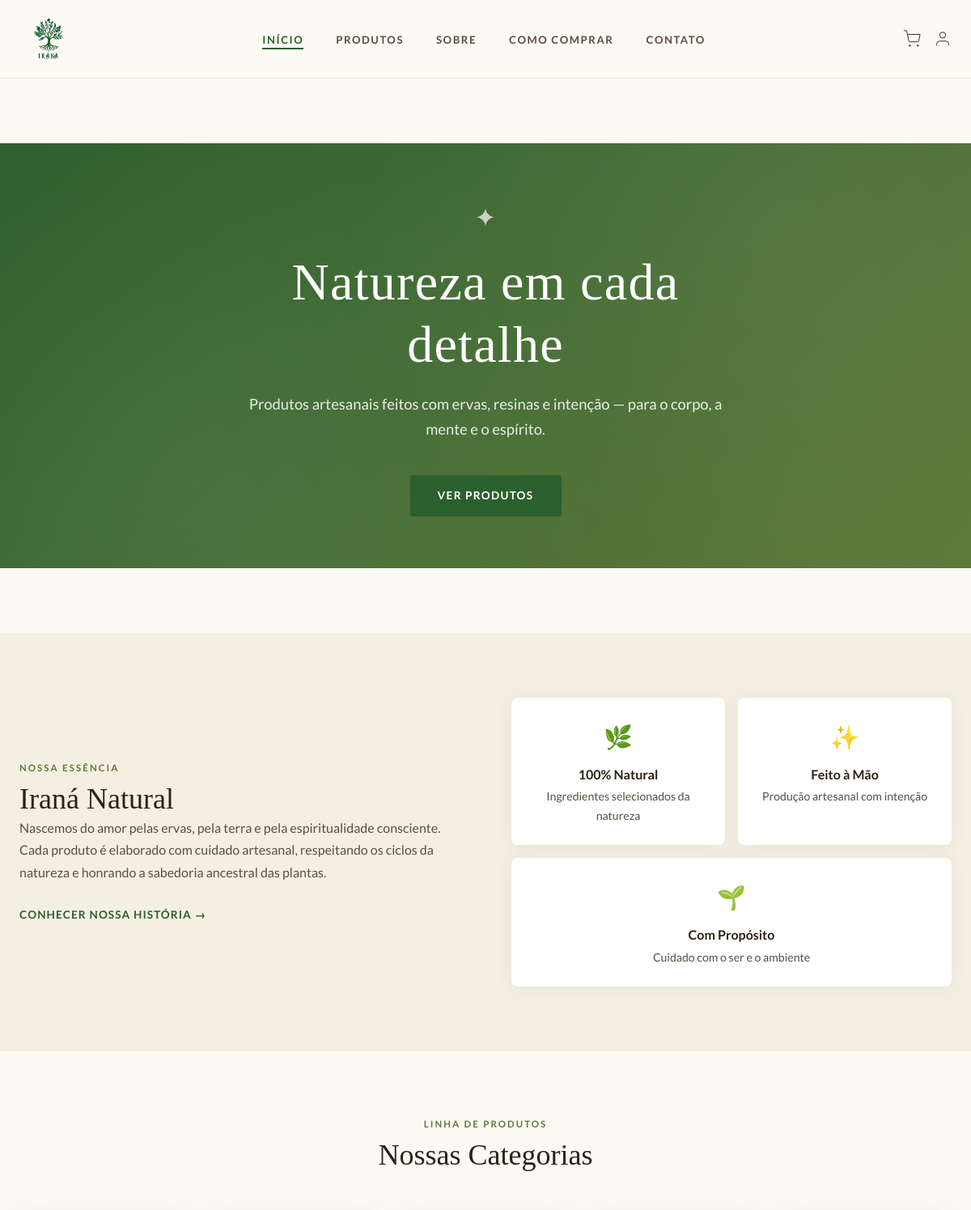
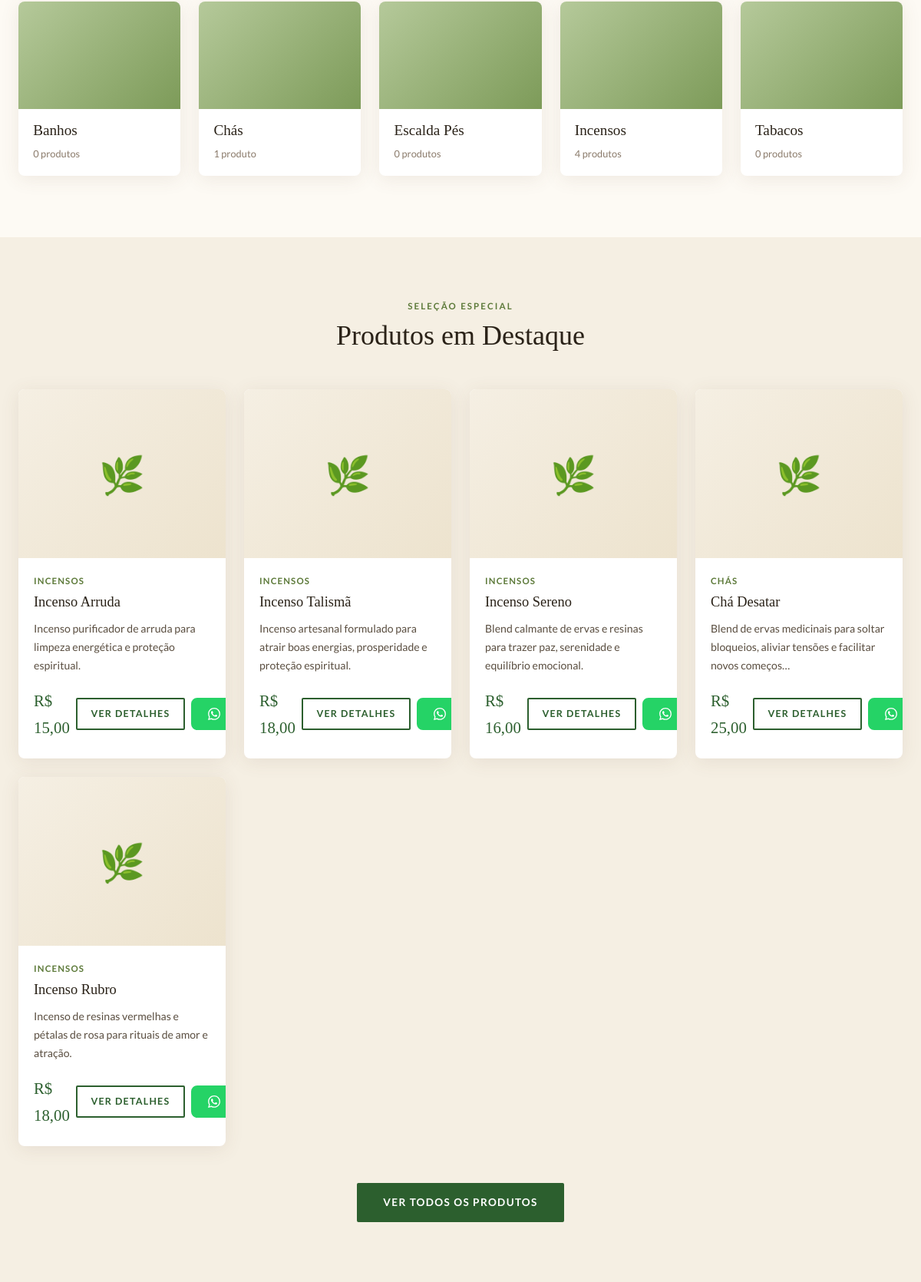
The page / (upper part) on the database its author committed (2 pictures, top to bottom).
### tables this page shows
CREATE TABLE IF NOT EXISTS `categorias` (
  `id` int unsigned NOT NULL AUTO_INCREMENT,
  `nome` varchar(100) NOT NULL,
  `slug` varchar(110) NOT NULL COMMENT 'URL amigável, único',
  `descricao` text,
  `imagem` varchar(255) DEFAULT NULL COMMENT 'Caminho relativo em uploads/categorias/',
  `ativo` tinyint(1) NOT NULL DEFAULT '1',
  `ordem` smallint NOT NULL DEFAULT '0' COMMENT 'Ordem de exibição no site',
  `criado_em` timestamp NOT NULL DEFAULT CURRENT_TIMESTAMP,
  PRIMARY KEY (`id`),
  UNIQUE KEY `uk_categorias_slug` (`slug`),
  KEY `idx_categorias_ativo_ordem` (`ativo`,`ordem`)
);

CREATE TABLE IF NOT EXISTS `produtos` (
  `id` int unsigned NOT NULL AUTO_INCREMENT,
  `categoria_id` int unsigned NOT NULL,
  `nome` varchar(150) NOT NULL,
  `slug` varchar(160) NOT NULL COMMENT 'URL amigável única',
  `sku` varchar(100) DEFAULT NULL COMMENT 'Código interno do produto (opcional)',
  `descricao_curta` text COMMENT 'Exibida em cards e listagens',
  `descricao_completa` text COMMENT 'Exibida na página do produto',
  `composicao` text COMMENT 'Lista de ingredientes/componentes',
  `modo_uso` text,
  `cuidados` text,
  `seo_titulo` varchar(70) DEFAULT NULL COMMENT 'Title tag para SEO (migration v1.1)',
  `seo_descricao` varchar(160) DEFAULT NULL COMMENT 'Meta description para SEO (migration v1.1)',
  `tags` text COMMENT 'Palavras-chave separadas por vírgula (migration v1.1)',
  `preco_venda` decimal(10,2) NOT NULL DEFAULT '0.00',
  `margem_desejada` decimal(5,2) NOT NULL DEFAULT '0.00' COMMENT 'Margem de lucro desejada em %',
  `custo_calculado` decimal(12,4) NOT NULL DEFAULT '0.0000' COMMENT 'Custo calculado via ficha técnica',
  `lucro_calculado` decimal(12,2) NOT NULL DEFAULT '0.00' COMMENT 'preco_venda - custo_calculado',
  `margem_real` decimal(5,2) NOT NULL DEFAULT '0.00' COMMENT 'Margem real em %',
  `estoque_atual` int NOT NULL DEFAULT '0',
  `estoque_minimo` int NOT NULL DEFAULT '0',
  `ativo` tinyint(1) NOT NULL DEFAULT '1',
  `criado_em` timestamp NOT NULL DEFAULT CURRENT_TIMESTAMP,
  `atualizado_em` timestamp NOT NULL DEFAULT CURRENT_TIMESTAMP ON UPDATE CURRENT_TIMESTAMP,
  PRIMARY KEY (`id`),
  UNIQUE KEY `uk_produtos_slug` (`slug`),
  UNIQUE KEY `uk_produtos_sku` (`sku`),
  KEY `idx_produtos_categoria` (`categoria_id`),
  KEY `idx_produtos_ativo` (`ativo`),
  KEY `idx_produtos_ativo_categoria` (`ativo`,`categoria_id`),
  CONSTRAINT `fk_produtos_categoria_id` FOREIGN KEY (`categoria_id`) REFERENCES `categorias` (`id`)
);

### app/Views/home/index.php (the view, shortened to what the rows shown need)
<section class="hero" id="hero">
    <?php if (!empty($banners)):
          $b = $banners[0]; ?>
    <div class="banner-hero"<?= $b['imagem'] ? ' style="background-image:url(' . Helper::upload($b['imagem']) . ')"' : '' ?>>
        <div class="banner-overlay">
            <?php if ($b['titulo']): ?>
            <h1 class="banner-title"><?= htmlspecialchars($b['titulo'], ENT_QUOTES, 'UTF-8') ?></h1>
            <?php endif; ?>
            <?php if ($b['subtitulo']): ?>
            <p class="banner-subtitle"><?= htmlspecialchars($b['subtitulo'], ENT_QUOTES, 'UTF-8') ?></p>
            <?php endif; ?>
            <a href="<?= APP_URL ?>/produtos" class="btn btn-light">Conhecer produtos</a>
        </div>
    </div>
    <?php else: ?>
    <div class="hero-default">
        <div class="hero-default-content">
            <div class="hero-leaf-dec">✦</div>
            <h1>Natureza em cada detalhe</h1>
            <p>Produtos artesanais feitos com ervas, resinas e intenção — para o corpo, a mente e o espírito.</p>
            <a href="<?= APP_URL ?>/produtos" class="btn btn-primary">Ver produtos</a>
        </div>
    </div>
    <?php endif; ?>
</section>
<section class="section-sobre-resumo">
    <div class="container sobre-resumo-grid">
        <div class="sobre-resumo-text">
            <span class="label-small">Nossa essência</span>
            <h2>Iraná Natural</h2>
            <p>Nascemos do amor pelas ervas, pela terra e pela espiritualidade consciente. Cada produto é elaborado com cuidado artesanal, respeitando os ciclos da natureza e honrando a sabedoria ancestral das plantas.</p>
            <a href="<?= APP_URL ?>/sobre" class="link-elegante">Conhecer nossa história →</a>
        </div>
        <div class="sobre-resumo-visual">
            <div class="botanical-card">
                <div class="botanical-icon">🌿</div>
                <h3>100% Natural</h3>
                <p>Ingredientes selecionados da natureza</p>
            </div>
            <div class="botanical-card">
                <div class="botanical-icon">✨</div>
                <h3>Feito à Mão</h3>
                <p>Produção artesanal com intenção</p>
            </div>
            <div class="botanical-card">
                <div class="botanical-icon">🌱</div>
                <h3>Com Propósito</h3>
                <p>Cuidado com o ser e o ambiente</p>
            </div>
        </div>
    </div>
</section>
<section class="section-categorias">
    <div class="container">
        <div class="section-header">
            <span class="label-small">Linha de produtos</span>
            <h2>Nossas Categorias</h2>
        </div>
        <div class="categorias-grid">
            <?php foreach ($categorias as $cat): ?>
            <a href="<?= APP_URL ?>/produtos/<?= htmlspecialchars($cat['slug'], ENT_QUOTES, 'UTF-8') ?>"
               class="categoria-card">
                <?php if ($cat['imagem']): ?>
                <div class="categoria-img" style="background-image:url(<?= Helper::upload($cat['imagem']) ?>)"></div>
                <?php else: ?>
                <div class="categoria-img categoria-img-placeholder"></div>
                <?php endif; ?>
                <div class="categoria-info">
                    <h3><?= htmlspecialchars($cat['nome'], ENT_QUOTES, 'UTF-8') ?></h3>
                    <span><?= $cat['total_produtos'] ?> produto<?= $cat['total_produtos'] != 1 ? 's' : '' ?></span>
                </div>
            </a>
            <?php endforeach; ?>
        </div>
    </div>
</section>
<?php if (!empty($destaques)): ?>
<section class="section-destaques">
    <div class="container">
        <div class="section-header">
            <span class="label-small">Seleção especial</span>
            <h2>Produtos em Destaque</h2>
        </div>
        <div class="produtos-grid">
            <?php foreach ($destaques as $produto): ?>
            <div class="produto-card">
                <a href="<?= APP_URL ?>/produtos/<?= $produto['categoria_slug'] ?>/<?= $produto['slug'] ?>" class="produto-card-img-wrap">
                    <?php if ($produto['imagem_principal']): ?>
                    <img src="<?= Helper::upload($produto['imagem_principal']) ?>"
                         alt="<?= htmlspecialchars($produto['nome'], ENT_QUOTES, 'UTF-8') ?>"
                         loading="lazy"
                         onerror="this.onerror=null;this.src='<?= APP_URL ?>/assets/images/placeholder.svg'">
                    <?php else: ?>
                    <div class="produto-img-placeholder">🌿</div>
                    <?php endif; ?>
                </a>
                <div class="produto-card-body">
                    <span class="produto-categoria"><?= htmlspecialchars($produto['categoria_nome'], ENT_QUOTES, 'UTF-8') ?></span>
                    <h3 class="produto-nome">
                        <a href="<?= APP_URL ?>/produtos/<?= $produto['categoria_slug'] ?>/<?= $produto['slug'] ?>">
                            <?= htmlspecialchars($produto['nome'], ENT_QUOTES, 'UTF-8') ?>
                        </a>
                    </h3>
                    <?php if ($produto['descricao_curta']): ?>
                    <p class="produto-desc"><?= htmlspecialchars(Helper::excerpt($produto['descricao_curta'], 90), ENT_QUOTES, 'UTF-8') ?></p>
                    <?php endif; ?>
                    <div class="produto-card-footer">
                        <span class="produto-preco"><?= Helper::money((float)$produto['preco_venda']) ?></span>
                        <div class="produto-actions">
                            <a href="<?= APP_URL ?>/produtos/<?= $produto['categoria_slug'] ?>/<?= $produto['slug'] ?>"
                               class="btn btn-outline btn-sm">Ver detalhes</a>
                            <a href="<?= Helper::whatsappProduct($produto['nome']) ?>"
                               target="_blank" rel="noopener"
                               class="btn btn-whatsapp btn-sm" aria-label="Comprar pelo WhatsApp">
                            </a>
                        </div>
                    </div>
                </div>
            </div>
            <?php endforeach; ?>
        </div>
        <div class="text-center mt-lg">
            <a href="<?= APP_URL ?>/produtos" class="btn btn-primary">Ver todos os produtos</a>
        </div>
    </div>
</section>
<?php endif; ?>

### app/Core/Router.php (shortened to what the rows shown need)
<?php
class Router
{
    private array $routes = [];
    public function get(string $pattern, string $controller, string $action): void
    {
        $this->routes[] = ['GET', $pattern, $controller, $action];
    }
    public function post(string $pattern, string $controller, string $action): void
    {
        $this->routes[] = ['POST', $pattern, $controller, $action];
    }
    public function dispatch(string $url, string $method): void
    {
        $url = trim($url, '/');
        foreach ($this->routes as [$httpMethod, $pattern, $controllerName, $action]) {
            $pattern = trim($pattern, '/');
            $regex   = preg_replace('/\{(\w+)\}/', '([^/]+)', $pattern);
            $regex   = '#^' . $regex . '$#u';
            if (preg_match($regex, $url, $matches)) {
                array_shift($matches);
                $controller = new $class();
                $controller->$action(...$matches);
                return;
            }
        }
    }
}

### rows shown on the page
categorias: nome "Banhos", total_produtos "0"
categorias: nome "Chás", total_produtos "1"
categorias: nome "Escalda Pés", total_produtos "0"
categorias: nome "Incensos", total_produtos "4"
categorias: nome "Tabacos", total_produtos "0"
produtos: categoria.nome "INCENSOS", nome "Incenso Arruda", descricao_curta "Incenso purificador de arruda para limpeza energética e proteção espiritual.", preco_venda "R$ 15,00"
produtos: categoria.nome "INCENSOS", nome "Incenso Talismã", descricao_curta "Incenso artesanal formulado para atrair boas energias, prosperidade e proteção espiritual.", preco_venda "R$ 18,00"
produtos: categoria.nome "INCENSOS", nome "Incenso Sereno", descricao_curta "Blend calmante de ervas e resinas para trazer paz, serenidade e equilíbrio emocional.", preco_venda "R$ 16,00"
produtos: categoria.nome "CHÁS", nome "Chá Desatar", descricao_curta "Blend de ervas medicinais para soltar bloqueios, aliviar tensões e facilitar novos começos…", preco_venda "R$ 25,00"
produtos: categoria.nome "INCENSOS", nome "Incenso Rubro", descricao_curta "Incenso de resinas vermelhas e pétalas de rosa para rituais de amor e atração.", preco_venda "R$ 18,00"
